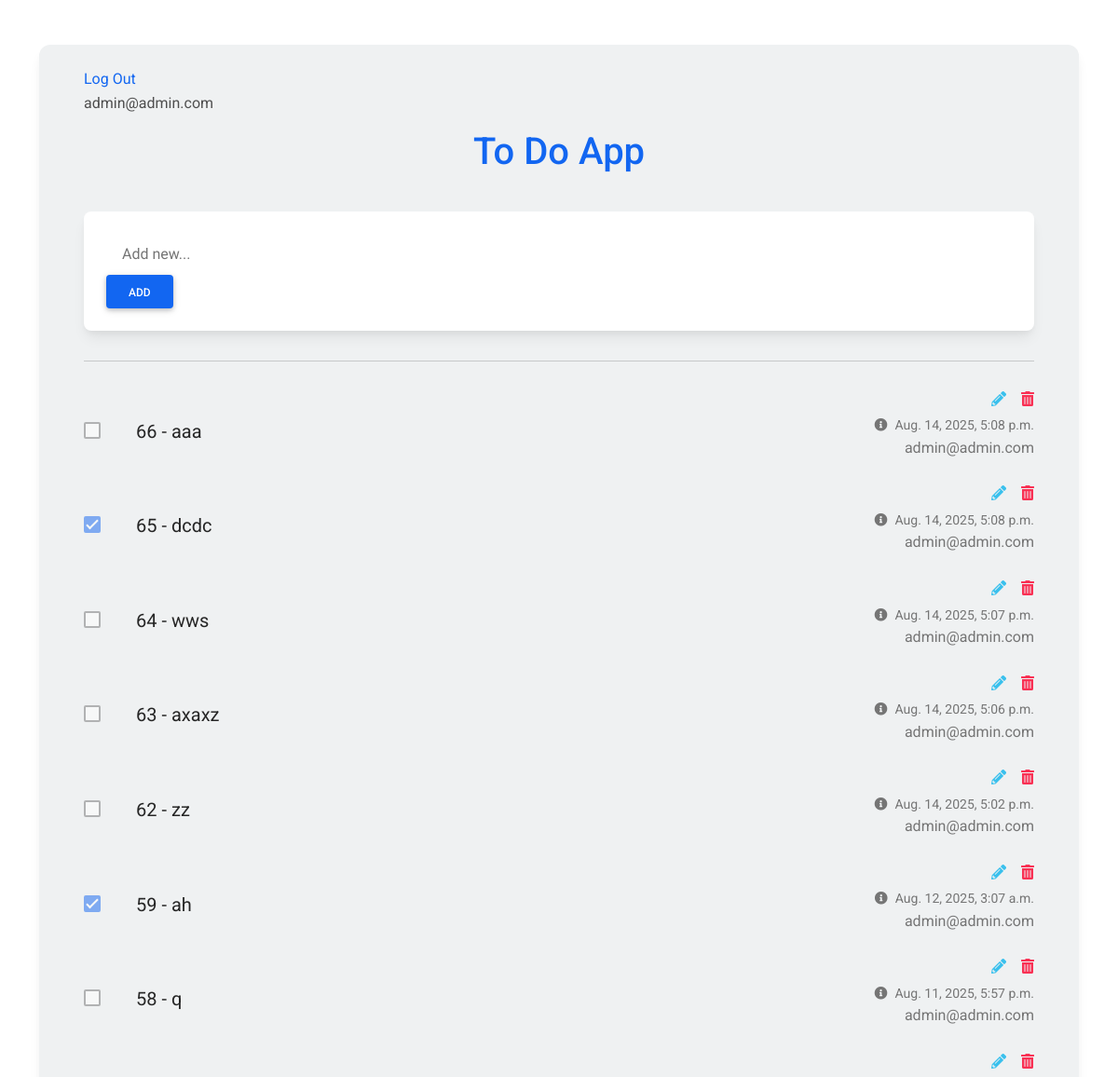
Page /todo/task/ (signed in, upper part) on the earlier database version.
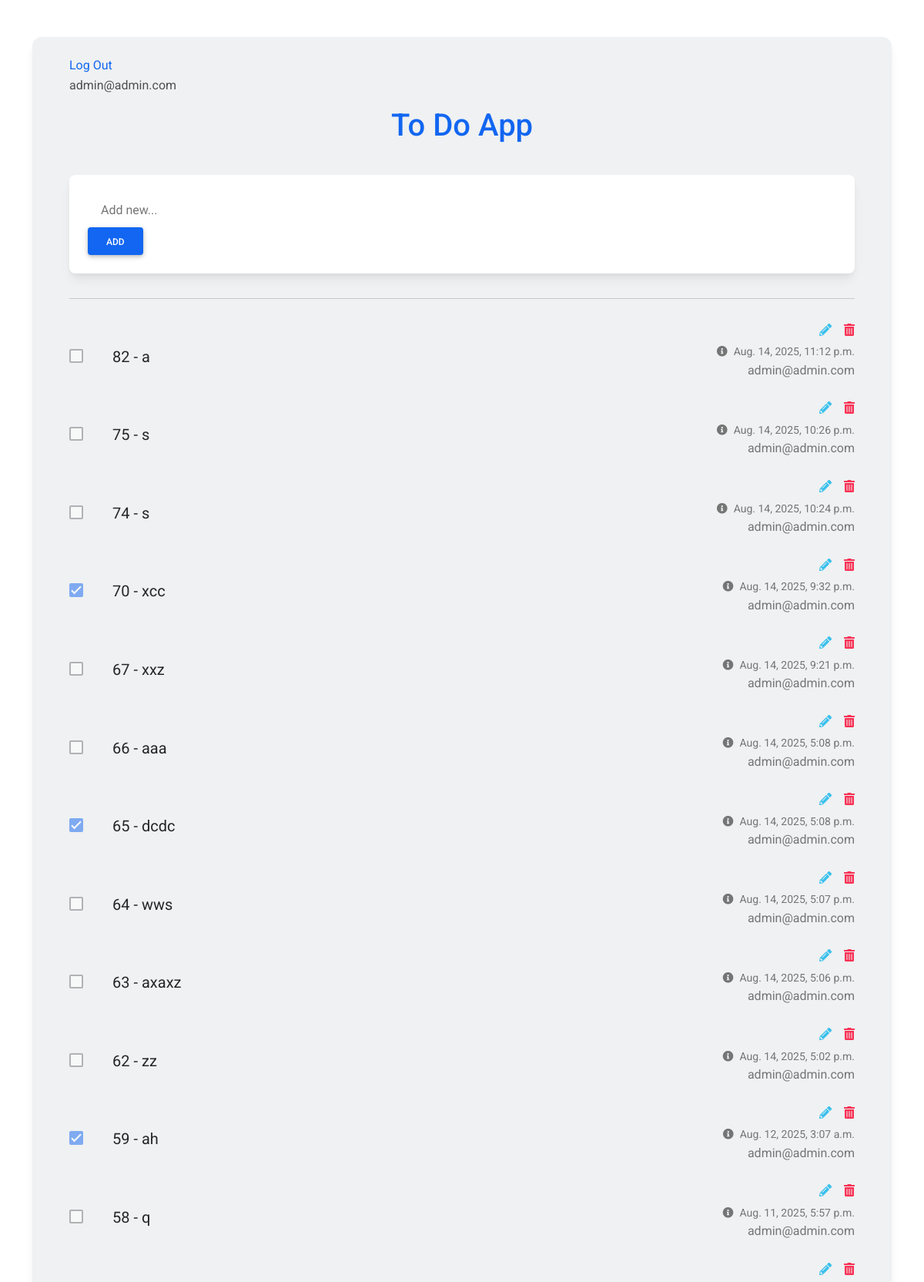
Same page on the later database version.
### accounts/models.py (models this page shows)
class User(AbstractBaseUser, PermissionsMixin):
    email = models.EmailField(max_length=255, unique=True)
    is_staff = models.BooleanField(default=False)
    is_active = models.BooleanField(default=True)
    is_superuser = models.BooleanField(default=False)
    is_verified = models.BooleanField(default=False)
    created_date = models.DateTimeField(auto_now_add=True)
    updated_date = models.DateTimeField(auto_now=True)
    USERNAME_FIELD = "email"
    REQUIRED_FIELDS = []
    objects = UserManager()
    def __str__(self):
        return self.email

class Profile(models.Model):
    user = models.ForeignKey(User,on_delete=models.CASCADE)
    first_name = models.CharField(max_length=250)
    last_name = models.CharField(max_length=250)
    image = models.ImageField(blank=True, null=True)
    description = models.TextField()
    created_date = models.DateTimeField(auto_now_add=True)
    updated_date = models.DateTimeField(auto_now=True)
    def __str__(self):
        return self.user.email

### todo/models.py (models this page shows, shortened)
class Task (models.Model):
    author = models.ForeignKey('accounts.Profile',on_delete=models.CASCADE)
    title = models.CharField(max_length=250,blank=True,null=True)
    status = models.BooleanField(default=False)
    created_date = models.DateTimeField(auto_now_add=True)
    updated_date = models.DateTimeField(auto_now=True)

### todo/views.py (the view, shortened to what this page needs)
# urls.py: path('task/', TaskView.as_view(), name = 'task'),
class TaskView(MyLoginRequiredMixin,CreateView,ListView):
    model = Task
    template_name = 'todo/task.html'
    success_url = '/todo/task/'
    context_object_name = 'tasks'
    paginate_by = 50
    form_class = TaskForm
    def get_queryset(self):
        queryset = super().get_queryset()
        current_user = self.request.user
        queryset = queryset.filter(author__user=current_user)
        return queryset.order_by('-created_date')
    def get_initial(self):
        initial = super().get_initial()
        if self.request.user.is_authenticated:
            initial['author'] = Profile.objects.get(user=self.request.user)
        return initial

### todo/forms.py
class TaskForm(forms.ModelForm):
    class Meta:
        model = Task
        fields = ['author','title']
        widgets = {
            'author': forms.HiddenInput(),
        }

### templates/todo/task.html (shortened to what this page needs)
{%load static%}
<!DOCTYPE html>
<html lang="en">
<head>
  <link rel="stylesheet" href="https://use.fontawesome.com/releases/v5.15.2/css/all.css" />
  <link rel="stylesheet" href="{% static "todo/css/bootstrap-to-do-list.min.css" %}" />
</head>
<body>
  <section class="vh-100">
    <div class="container py-5 h-100">
      <div class="row d-flex justify-content-center align-items-center h-100">
        <div class="col">
          <div class="card" id="list1" style="border-radius: .75rem; background-color: #eff1f2;">
            <div class="card-body py-4 px-4 px-md-5">
              <a href='{% url 'accounts:logout'%}'> Log Out </a> <p>{{request.user}}</p>
              <p class="h1 text-center mt-3 mb-4 pb-3 text-primary">
                To Do App
              </p>
              <div class="pb-2">
                <div class="card">
                  <div class="card-body">
                    <div class="d-flex flex-row align-items-center">
                      <form action='{% url 'todo:task' %}'method="post">
                        <input type="text" name='title' class="form-control form-control-lg" id="exampleFormControlInput1" placeholder="Add new...">
                        <button type="submit" class="btn btn-primary">Add</button>
                      </form>
                    </div>
                  </div>
                </div>
              </div>
              <hr class="my-4">
              {% for task in tasks %}
              <ul class="list-group list-group-horizontal rounded-0 bg-transparent">
                <li class="list-group-item d-flex align-items-center ps-0 pe-3 py-1 rounded-0 border-0 bg-transparent">
                  <a href="{% url 'todo:task-complete' pk=task.id %}" title="complete todo">
                    <div class="form-check">
                      <input
                      class="form-check-input me-0"
                      type="checkbox"
                      value=''
                      id="flexCheckChecked1"
                      aria-label="..."
                      {% if task.status == True %}
                      checked
                      {% endif %}
                      disabled
                      />
                    </div>
                  </a>
                </li>
                <li class="list-group-item px-3 py-1 d-flex align-items-center flex-grow-1 border-0 bg-transparent">
                  <p class="lead fw-normal mb-0">{{task.id}} - {{task.title}} </p>
                </li>
                <li class="list-group-item ps-3 pe-0 py-1 rounded-0 border-0 bg-transparent">
                  <div class="d-flex flex-row justify-content-end mb-1">
                    <a href="{% url 'todo:task-edit' pk=task.id %}" class="text-info" data-mdb-toggle="tooltip" title="Edit todo"><i class="fas fa-pencil-alt me-3"></i></a>
                    <a href="{% url 'todo:task-delete' pk=task.id %}" class="text-danger" data-mdb-toggle="tooltip" title="Delete todo"><i class="fas fa-trash-alt"></i></a>
                  </div>
                  <div class="text-end text-muted">
                    <a href="#!" class="text-muted" data-mdb-toggle="tooltip" title="Created date">
                      <p class="small mb-0"><i class="fas fa-info-circle me-2"></i>{{task.created_date}}</p></a>
                      <p> {{task.author}} </p>
                  </div>
                </li>
              </ul>
              {% endfor %}
            </div>
          </div>
        </div>
      </div>
    </div>
  </section>
</body>
</html>

### templates/todo/task.html (style rules this page uses)
#list1 .form-control { border-color: transparent; }

Differences in the rows shown:
added Task: id "82", title "a", created_date "Aug. 14, 2025, 11:12 p.m.", author "admin@admin.com"
added Task: id "75", title "s", created_date "Aug. 14, 2025, 10:26 p.m.", author "admin@admin.com"
added Task: id "74", title "s", created_date "Aug. 14, 2025, 10:24 p.m.", author "admin@admin.com"
added Task: status "☑", id "70", title "xcc", created_date "Aug. 14, 2025, 9:32 p.m.", author "admin@admin.com"
added Task: id "67", title "xxz", created_date "Aug. 14, 2025, 9:21 p.m.", author "admin@admin.com"
